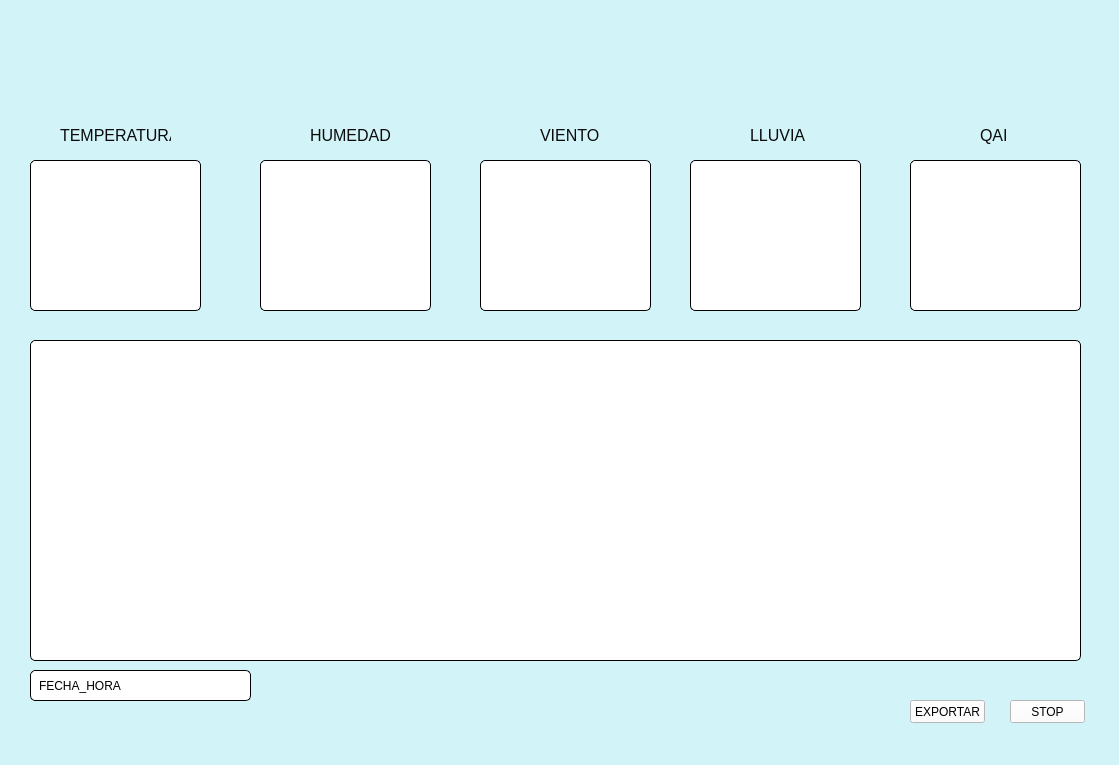
<?xml version="1.0" encoding="UTF-8"?>
<ui version="4.0">
 <class>MainWindow</class>
 <widget class="QMainWindow" name="MainWindow">
  <property name="geometry">
   <rect>
    <x>0</x>
    <y>0</y>
    <width>1119</width>
    <height>765</height>
   </rect>
  </property>
  <property name="windowTitle">
   <string>Estación Meteorologica</string>
  </property>
  <property name="autoFillBackground">
   <bool>false</bool>
  </property>
  <property name="styleSheet">
   <string notr="true">/*background-color: #d0d0d0;*/

background-color: #d2f4f9;</string>
  </property>
  <widget class="QWidget" name="centralwidget">
   <widget class="QLineEdit" name="vault_temp">
    <property name="geometry">
     <rect>
      <x>30</x>
      <y>160</y>
      <width>171</width>
      <height>151</height>
     </rect>
    </property>
    <property name="styleSheet">
     <string notr="true">background-color: #ffffff;

border: 1px solid #000000;     /* grosor, estilo y color del borde */
border-radius: 5px;           /* opcional: esquinas redondeadas */
padding: 5px;                  /* opcional: espacio interno */
</string>
    </property>
   </widget>
   <widget class="QLineEdit" name="vault_lluv">
    <property name="geometry">
     <rect>
      <x>690</x>
      <y>160</y>
      <width>171</width>
      <height>151</height>
     </rect>
    </property>
    <property name="styleSheet">
     <string notr="true">background-color: #ffffff;

border: 1px solid #000000;     /* grosor, estilo y color del borde */
border-radius: 5px;           /* opcional: esquinas redondeadas */
padding: 5px;                  /* opcional: espacio interno */</string>
    </property>
   </widget>
   <widget class="QLineEdit" name="vault_hum">
    <property name="geometry">
     <rect>
      <x>260</x>
      <y>160</y>
      <width>171</width>
      <height>151</height>
     </rect>
    </property>
    <property name="styleSheet">
     <string notr="true">background-color: #ffffff;

border: 1px solid #000000;     /* grosor, estilo y color del borde */
border-radius: 5px;           /* opcional: esquinas redondeadas */
padding: 5px;                  /* opcional: espacio interno */</string>
    </property>
   </widget>
   <widget class="QLineEdit" name="vault_vien">
    <property name="geometry">
     <rect>
      <x>480</x>
      <y>160</y>
      <width>171</width>
      <height>151</height>
     </rect>
    </property>
    <property name="styleSheet">
     <string notr="true">background-color: #ffffff;

border: 1px solid #000000;     /* grosor, estilo y color del borde */
border-radius: 5px;           /* opcional: esquinas redondeadas */
padding: 5px;                  /* opcional: espacio interno */</string>
    </property>
   </widget>
   <widget class="QGraphicsView" name="graphics_View">
    <property name="geometry">
     <rect>
      <x>30</x>
      <y>340</y>
      <width>1051</width>
      <height>321</height>
     </rect>
    </property>
    <property name="styleSheet">
     <string notr="true">background-color: #ffffff;

border: 1px solid #000000;     /* grosor, estilo y color del borde */
border-radius: 5px;           /* opcional: esquinas redondeadas */
padding: 5px;                  /* opcional: espacio interno */</string>
    </property>
   </widget>
   <widget class="QPushButton" name="button_stop">
    <property name="geometry">
     <rect>
      <x>1010</x>
      <y>700</y>
      <width>75</width>
      <height>23</height>
     </rect>
    </property>
    <property name="styleSheet">
     <string notr="true">background-color: #ffffff;
</string>
    </property>
    <property name="text">
     <string>STOP</string>
    </property>
   </widget>
   <widget class="QPushButton" name="button_expo">
    <property name="geometry">
     <rect>
      <x>910</x>
      <y>700</y>
      <width>75</width>
      <height>23</height>
     </rect>
    </property>
    <property name="styleSheet">
     <string notr="true">background-color: #ffffff;
</string>
    </property>
    <property name="text">
     <string>EXPORTAR</string>
    </property>
   </widget>
   <widget class="QLabel" name="label">
    <property name="geometry">
     <rect>
      <x>60</x>
      <y>10</y>
      <width>71</width>
      <height>61</height>
     </rect>
    </property>
    <property name="text">
     <string/>
    </property>
    <property name="pixmap">
     <pixmap>../../../Pictures/ITQ Herramientas/LOGOS-INSTITUCIONALES-ITQ-04.png</pixmap>
    </property>
    <property name="scaledContents">
     <bool>true</bool>
    </property>
   </widget>
   <widget class="QLabel" name="label_2">
    <property name="geometry">
     <rect>
      <x>530</x>
      <y>20</y>
      <width>71</width>
      <height>61</height>
     </rect>
    </property>
    <property name="text">
     <string/>
    </property>
    <property name="pixmap">
     <pixmap>../../../Pictures/ITQ Herramientas/20181011001342_44_mascotOrig.png</pixmap>
    </property>
    <property name="scaledContents">
     <bool>true</bool>
    </property>
   </widget>
   <widget class="QLabel" name="label_3">
    <property name="geometry">
     <rect>
      <x>830</x>
      <y>20</y>
      <width>241</width>
      <height>61</height>
     </rect>
    </property>
    <property name="text">
     <string/>
    </property>
    <property name="pixmap">
     <pixmap>../../../Pictures/ITQ Herramientas/Logo-TecNM.png</pixmap>
    </property>
    <property name="scaledContents">
     <bool>true</bool>
    </property>
   </widget>
   <widget class="QLabel" name="vault_fecha_hora">
    <property name="geometry">
     <rect>
      <x>30</x>
      <y>670</y>
      <width>221</width>
      <height>31</height>
     </rect>
    </property>
    <property name="styleSheet">
     <string notr="true">background-color: #ffffff;

border: 1px solid #000000;     /* grosor, estilo y color del borde */
border-radius: 5px;           /* opcional: esquinas redondeadas */
padding: 5px;                  /* opcional: espacio interno */</string>
    </property>
    <property name="text">
     <string>FECHA_HORA</string>
    </property>
   </widget>
   <widget class="QLabel" name="label_5">
    <property name="geometry">
     <rect>
      <x>60</x>
      <y>120</y>
      <width>111</width>
      <height>31</height>
     </rect>
    </property>
    <property name="styleSheet">
     <string notr="true">/*background-color: #ffffff;

/*border: 1px solid #000000;     /* grosor, estilo y color del borde */
/*border-radius: 5px;           /* opcional: esquinas redondeadas */
/*padding: 5px;                  /* opcional: espacio interno */ 

font-size: 16px;
font-weight: bold;
color: #0b0b0b;
font: 75 12pt 
</string>
    </property>
    <property name="text">
     <string>TEMPERATURA</string>
    </property>
   </widget>
   <widget class="QLabel" name="label_6">
    <property name="geometry">
     <rect>
      <x>310</x>
      <y>120</y>
      <width>81</width>
      <height>31</height>
     </rect>
    </property>
    <property name="styleSheet">
     <string notr="true">font-size: 16px;
font-weight: bold;
color: #0b0b0b;
font: 75 12pt</string>
    </property>
    <property name="text">
     <string>HUMEDAD</string>
    </property>
   </widget>
   <widget class="QLabel" name="label_7">
    <property name="geometry">
     <rect>
      <x>540</x>
      <y>120</y>
      <width>61</width>
      <height>31</height>
     </rect>
    </property>
    <property name="styleSheet">
     <string notr="true">font-size: 16px;
font-weight: bold;
color: #0b0b0b;
font: 75 12pt</string>
    </property>
    <property name="text">
     <string>VIENTO</string>
    </property>
   </widget>
   <widget class="QLabel" name="label_8">
    <property name="geometry">
     <rect>
      <x>750</x>
      <y>120</y>
      <width>61</width>
      <height>31</height>
     </rect>
    </property>
    <property name="styleSheet">
     <string notr="true">font-size: 16px;
font-weight: bold;
color: #0b0b0b;
font: 75 12pt</string>
    </property>
    <property name="text">
     <string>LLUVIA</string>
    </property>
   </widget>
   <widget class="QLineEdit" name="vault_qai">
    <property name="geometry">
     <rect>
      <x>910</x>
      <y>160</y>
      <width>171</width>
      <height>151</height>
     </rect>
    </property>
    <property name="styleSheet">
     <string notr="true">background-color: #ffffff;

border: 1px solid #000000;     /* grosor, estilo y color del borde */
border-radius: 5px;           /* opcional: esquinas redondeadas */
padding: 5px;                  /* opcional: espacio interno */</string>
    </property>
   </widget>
   <widget class="QLabel" name="label_9">
    <property name="geometry">
     <rect>
      <x>980</x>
      <y>120</y>
      <width>31</width>
      <height>31</height>
     </rect>
    </property>
    <property name="styleSheet">
     <string notr="true">font-size: 16px;
font-weight: bold;
color: #0b0b0b;
font: 75 12pt</string>
    </property>
    <property name="text">
     <string>QAI</string>
    </property>
   </widget>
  </widget>
  <widget class="QMenuBar" name="menubar">
   <property name="geometry">
    <rect>
     <x>0</x>
     <y>0</y>
     <width>1119</width>
     <height>21</height>
    </rect>
   </property>
  </widget>
  <widget class="QStatusBar" name="statusbar"/>
 </widget>
 <resources/>
 <connections/>
</ui>
